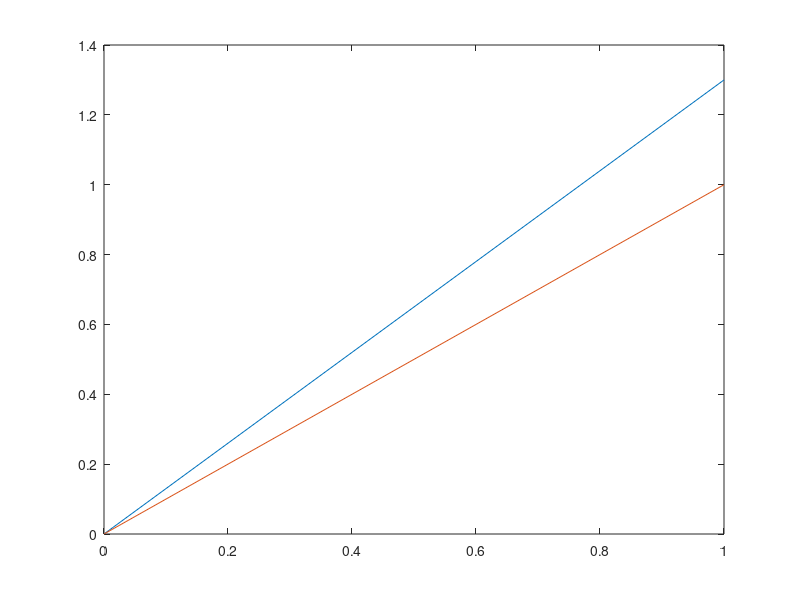

Source code (MATLAB): (Note: this script raises an error after producing the figure.)
clear all
clc

pb=[1;1];
pa=[0;0];
vb=[0;0];
va=[1;1.3];
r=[pa(1)-pb(1);pa(1)-pb(2)];
vab=[va(1)-vb(1);va(2)-vb(2)];
% a=(pa(1)-pb(1))/norm(pa(1)-pb(1));
% b=(pa(1)-pb(2))/norm(pa(1)-pb(2));
% r=[a;b];
% a2=(va(1)-vb(1))/norm(va(1)-vb(1));
% b2=(va(2)-vb(2))/norm(va(2)-vb(2));
% vab=[a2;b2];
d=sqrt(norm(r)^2-(dot(r,vab))^2/norm(vab)^2)
% rterm=(pa(1)-pb(1))^2+(pa(2)-pb(2))^2;
% uterm=((va(1)-vb(1))*(pa(1)-pb(1))+(va(2)-vb(2))*(pa(2)-pb(2)))^2;
% lterm=(va(1)-vb(1))^2+(va(2)-vb(2))^2;
% 
% d=sqrt(rterm-uterm/lterm)

plot([0,va(1)],[0,va(2)])
hold on
plot([0,pb(1)],[0,pb(2)])

% xlim([0,1.5])
% ylim([0,1.5])

circle(pb(1),pb(2),d);

function h = circle(x,y,r)
hold on
th = 0:pi/50:2*pi;
xunit = r * cos(th) + x;
yunit = r * sin(th) + y;
h = plot(xunit, yunit);
hold off
end